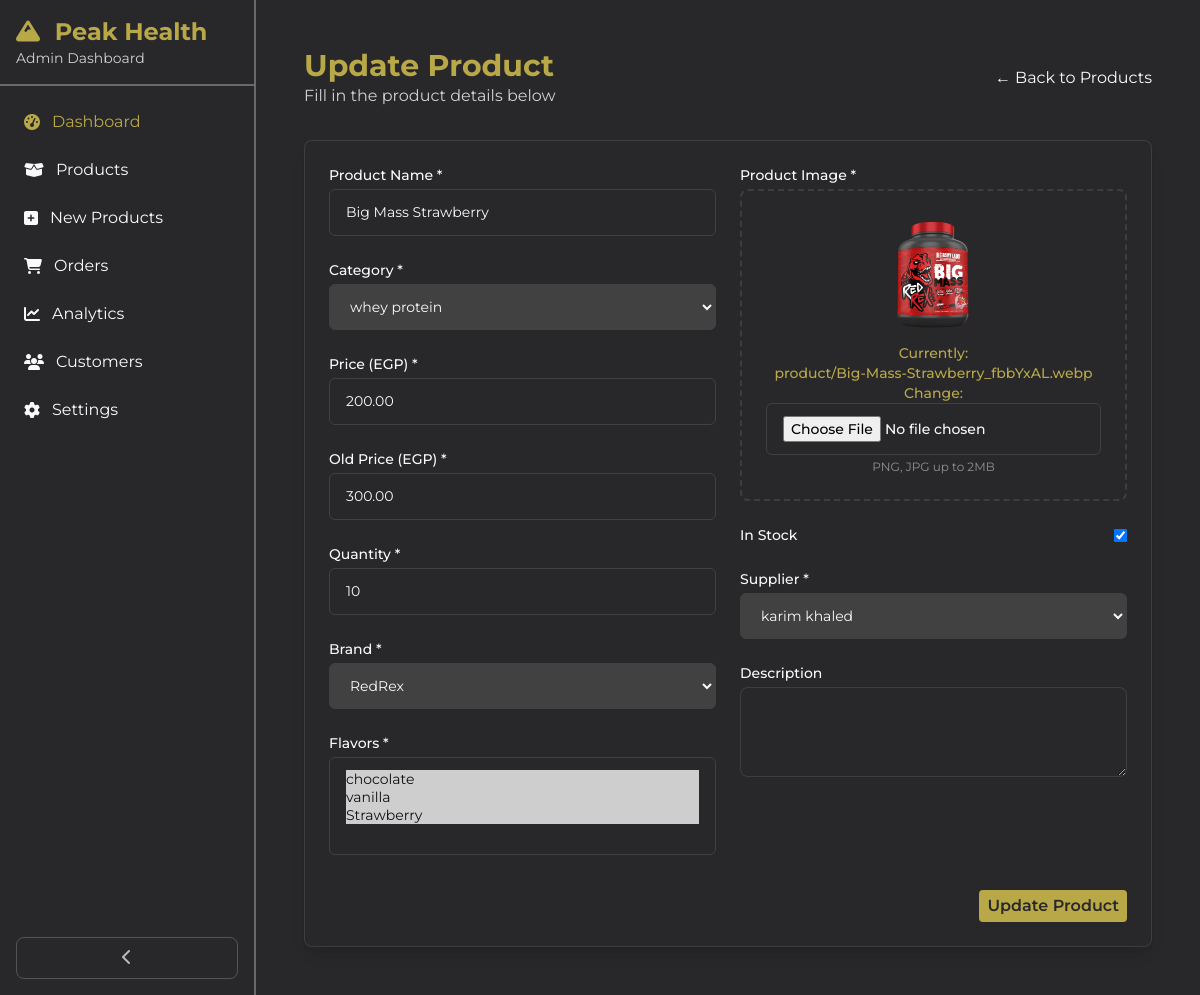
The page /useradmin/edit-product/PROD-X8ANAFWI/ on the database as committed earlier.
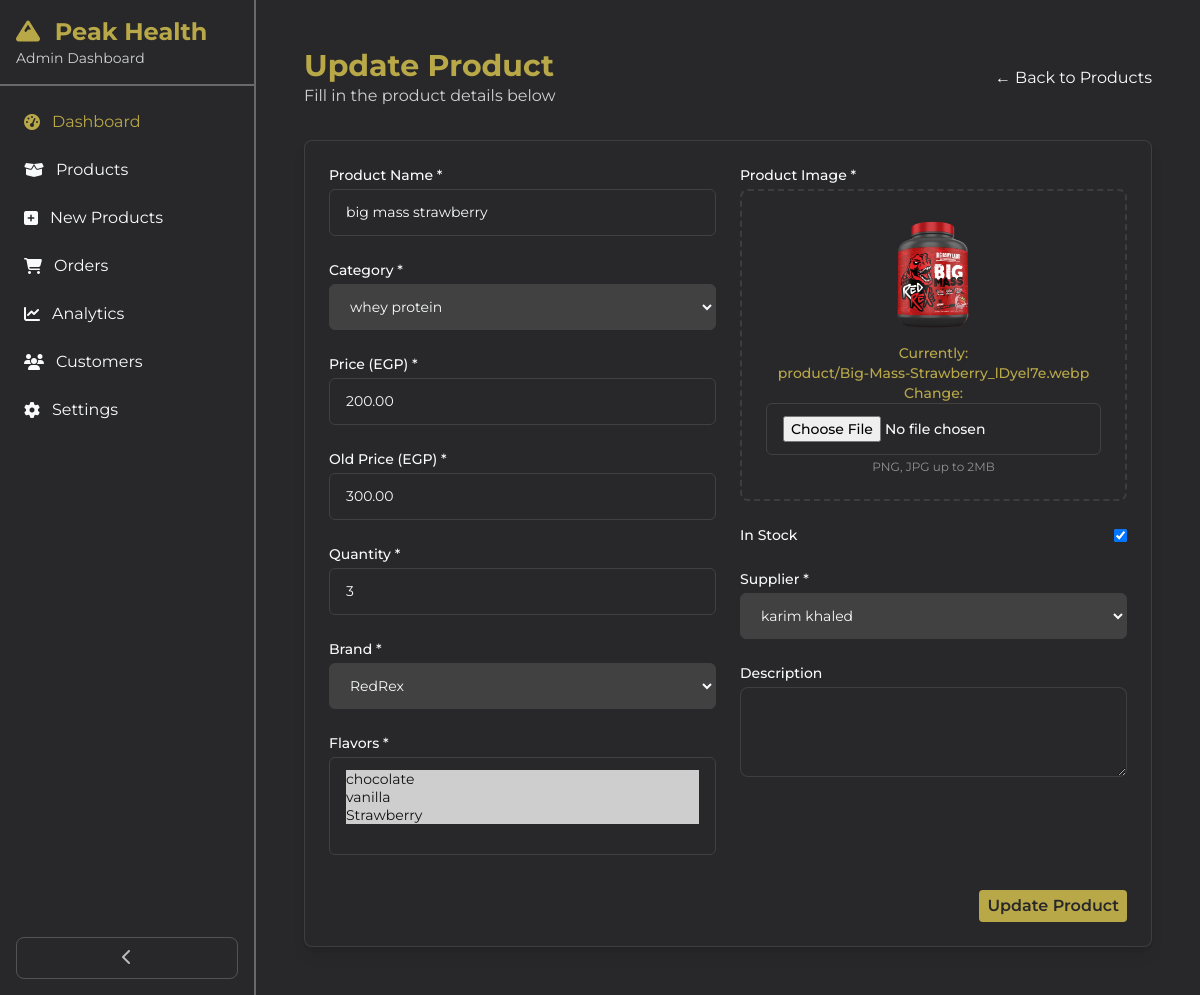
The same page on the database as committed later.
### core/models.py (models this page shows, shortened)
class Product(models.Model):
    pid= ShortUUIDField(primary_key=True)
    title=models.CharField(max_length=100, blank=False, null=False)
    image=models.ImageField(upload_to='product')
    description=models.TextField(blank=True, null=True, default='this is a product')
    price=models.DecimalField(max_digits=10, decimal_places=2)
    old_price=models.DecimalField(max_digits=10, decimal_places=2, blank=True, null=True)
    specifications=models.TextField(blank=True, null=True)
    user=models.ForeignKey(User, on_delete=models.CASCADE, null=True, blank=True) #to show user who created the product
    category=models.ForeignKey(Category, on_delete=models.CASCADE, null=True, blank=True, related_name='category') #to show category of the product
    supplier=models.ForeignKey(Supplier, on_delete=models.CASCADE, null=True, blank=True) #to show supplier of the product
    brand = models.ForeignKey(Brand, on_delete=models.SET_NULL, null=True, blank=True)
    is_active=models.BooleanField(default=True) #to show if the product is active or not
    product_status=models.CharField(max_length=10, choices=STATUS_CHOICES, default='active')
    in_stock=models.BooleanField(default=True) #to show if the product is in stock or not
    quantity=models.PositiveIntegerField(default=0)
    quantity_sold=models.PositiveIntegerField(default=0)
    featured=models.BooleanField(default=False) #عشان العروض
    sku=models.CharField(max_length=100,unique=True, blank=True, null=True)
    created_at = models.DateTimeField(auto_now_add=True)
    updated_at = models.DateTimeField(auto_now=True, null=True, blank=True)
    flavors = models.ManyToManyField(Flavor, blank=True)
    class Meta:
        verbose_name_plural='products'

### useradmin/views.py (the view)
# urls.py: path('edit-product/<pid>/', views.edit_product_view, name='edit-product'),
def edit_product_view(request, pid):
    product = Product.objects.get(pid=pid)
    form = AddProductForm(request.POST or None, request.FILES or None, instance=product)
    if request.method == 'POST' and form.is_valid():
        new_form = form.save(commit=False)
        new_form.user = request.user
        new_form.save()
        form.save_m2m()
        return redirect('useradmin:products')
    else:
        from django.contrib import messages
        messages.error(request, "Form is not valid. Please check the errors below.")
        print(form.errors)
        form = AddProductForm(instance=product)
    context = {
        'form': form,
        'product': product,
    }
    return render(request, 'useradmin/edit_product.html', context )

### core/context_processors.py (called while the page is built)
def price_range_context(request):
    min_max_price = Product.objects.aggregate(Min('price'), Max('price'))
    return {
        'min_max_price': min_max_price,
      }

def cart_data(request):
    cart_data = request.session.get('cart_data_obj', {})
    return {'cart_data': cart_data}

### core/models.py (called while the page is built)
      def __str__(self):
        return self.title

    def __str__(self):
        return self.name

    def __str__(self):
        return self.name if self.name else "No Flavor"

    def __str__(self):
        return self.name if self.name else "Unnamed Brand"

### templates/useradmin/edit_product.html (shortened to what this page needs)
{% extends "useradmin/base-sidebar.html" %}
{% load static %}
{% block content %}
<!DOCTYPE html>
<html lang="en">
<head>
    <script src="https://cdn.tailwindcss.com"></script>
</head>
<body class="bg-dark">
    <div class="container mx-auto p-4 md:p-6">
        <div class="flex justify-between items-center mb-6 md:mb-8">
            <div>
                <h1 class="text-2xl md:text-3xl font-bold text-gold">Update Product</h1>
                <p class="text-light/80">Fill in the product details below</p>
            </div>
            <a href="{% url 'useradmin:products' %}" class="text-light hover:text-gold flex items-center gap-1">
                ← Back to Products
            </a>
        </div>
        <div class="bg-dark rounded-lg shadow-lg border border-white/10 p-6">
            <form method="POST" enctype="multipart/form-data">
                <div class="grid grid-cols-1 md:grid-cols-2 gap-6">
                    <div class="space-y-6">
                        <div>
                            <label for="title" class="block text-sm font-medium text-light mb-1">Product Name *</label>
                            {{ form.title }}
                        </div>
                        <div>
                            <label for="category" class="block text-sm font-medium text-light mb-1">Category *</label>
                            {{ form.category }}
                        </div>
                        <div>
                            <label for="price" class="block text-sm font-medium text-light mb-1">Price (EGP) *</label>
                            {{ form.price }}
                        </div>
                        <div>
                            <label for="old_price" class="block text-sm font-medium text-light mb-1">Old Price (EGP) *</label>
                            {{ form.old_price }}
                        </div>
                        <div>
                            <label for="quantity" class="block text-sm font-medium text-light mb-1">Quantity *</label>
                              {{ form.quantity }}
                        </div>
                        <div>
                            <label for="quantity" class="block text-sm font-medium text-light mb-1">Brand *</label>
                              {{ form.brand }}
                        </div>
                        <div>
                            <label for="quantity" class="block text-sm font-medium text-light mb-1">Flavors *</label>
                              {{ form.flavors }}
                        </div>
                    </div>
                    <div class="space-y-6">
                        <div>
                            <label class="block text-sm font-medium text-light mb-1">Product Image *</label>
                            <div class="mt-1 flex justify-center px-6 pt-5 pb-6 border-2 border-white/10 border-dashed rounded-lg">
                                <div class="space-y-1 text-center">
                                    <img src="{{product.image.url}}" class="mx-auto h-32 w-32 rounded-lg object-cover" alt="Product Image">
                                    <div class="flex text-sm text-light/70">
                                        <label for="image" class="relative cursor-pointer rounded-md font-medium text-gold hover:text-gold/80 focus-within:outline-none">
                                            {{ form.image }}
                                        </label>
                                    </div>
                                    <p class="text-xs text-light/50">PNG, JPG up to 2MB</p>
                                </div>
                            </div>
                        </div>
                        <div class="flex items-center justify-between">
                            <span class="text-sm font-medium text-light">In Stock</span>
                            <label class="relative inline-flex items-center cursor-pointer">
                                {{ form.in_stock }}
                            </label>
                        </div>
                        <div>
                              <label for="supplier" class="block text-sm font-medium text-light mb-1">Supplier *</label>
                                {{ form.supplier }}
                        </div>
                        <div>
                            <label for="description" class="block text-sm font-medium text-light mb-1">Description</label>
                            <textarea id="description" name="description" rows="3"
                                class="w-full px-4 py-2 rounded-lg bg-dark border border-white/10 text-light focus:outline-none focus:ring-2 focus:ring-gold focus:border-transparent"></textarea>
                        </div>
                    </div>
                </div>
                <div class="mt-8 flex justify-end gap-3">
                    <button type="submit" class="btn">
                        Update Product
                    </button>
                </div>
            </form>
        </div>
    </div>
</body>
</html>
{% endblock content %}

### templates/useradmin/base-sidebar.html (shortened to what this page needs)
{% load static %}
<!DOCTYPE html>
<html lang="en">
<head>
    <script src="https://cdn.tailwindcss.com"></script>
    <link rel="stylesheet" href="https://cdnjs.cloudflare.com/ajax/libs/font-awesome/6.4.0/css/all.min.css">
    <link rel="stylesheet" href="{% static '/assets/css/global.css' %}" />
</head>
<body class="bg-dark text-light">
    <div class="flex overflow-hidden">
        <div id="sidebar" class="w-64 bg-dark/90 h-screen border-r-2 border-white/30 fixed lg:static transform -translate-x-full lg:translate-x-0 transition-transform duration-300 z-40">
            <div class="p-4 border-b-2 border-white/30">
                <h1 class="text-2xl font-bold text-primary">
                    <i class="fas fa-mountain mr-2"></i> <a href="{% url 'core:index' %}">Peak Health</a>
                </h1>
                <p class="text-sm text-light/80">Admin Dashboard</p>
            </div>
            <nav class="p-4">
                <ul class="space-y-2">
                    <li>
                        <a href="{% url 'useradmin:dashboard' %}" class="flex items-center p-2 text-primary bg-dark/50 rounded-lg">
                            <i class="fas fa-tachometer-alt mr-3"></i> Dashboard
                        </a>
                    </li>
                    <li>
                        <a href="{% url 'useradmin:products' %}" class="flex items-center p-2 text-light hover:text-primary rounded-lg hover:bg-dark/50 transition">
                            <i class="fas fa-box-open mr-3"></i> Products
                        </a>
                    </li>
                    <li>
                        <a href="{% url 'useradmin:add-product' %}" class="flex items-center p-2 text-light hover:text-primary rounded-lg hover:bg-dark/50 transition">
                            <i class="fa-solid fa-square-plus mr-3"></i> New Products
                        </a>
                    </li>
                    <li>
                        <a href="#" class="flex items-center p-2 text-light hover:text-primary rounded-lg hover:bg-dark/50 transition">
                            <i class="fas fa-shopping-cart mr-3"></i> Orders
                        </a>
                    </li>
                    <li>
                        <a href="{% url 'useradmin:analytics' %}" class="flex items-center p-2 text-light hover:text-primary rounded-lg hover:bg-dark/50 transition">
                            <i class="fas fa-chart-line mr-3"></i> Analytics
                        </a>
                    </li>
                    <li>
                        <a href="#" class="flex items-center p-2 text-light hover:text-primary rounded-lg hover:bg-dark/50 transition">
                            <i class="fas fa-users mr-3"></i> Customers
                        </a>
                    </li>
                    <li>
                        <a href="#" class="flex items-center p-2 text-light hover:text-primary rounded-lg hover:bg-dark/50 transition">
                            <i class="fas fa-cog mr-3"></i> Settings
                        </a>
                    </li>
                </ul>
            </nav>
            <div class="hidden lg:block absolute bottom-4 left-0 right-0 px-4">
                <button id="collapseSidebar" class="w-full p-2 text-light/70 hover:text-primary rounded-lg border border-white/20 hover:border-primary transition">
                    <i class="fas fa-chevron-left"></i>
                </button>
            </div>
        </div>
        <div id="mainContent" class="flex-1 overflow-auto p-6 lg:ml-0 transition-all duration-300">
            {% block content %}
            {% endblock %}
        </div>
    </div>
</body>

### static/assets/css/global.css (style rules this page uses)
.flex { display: flex; align-items: center; }
* { margin: 0; padding: 0; }
html { font-family: "Montserrat", serif !important; box-sizing: border-box; scrollbar-color: #b9a848 #28282B; scroll-behavior: smooth; }
*, *:before, *:after { box-sizing: inherit; }
a,button { cursor: pointer; display: inline-block; }
li { list-style: none; }
.btn { background-color: #b9a848; color: #28282B; font-size: 1rem; font-weight: 600; padding-left: 0.5rem; padding-right: 0.5rem; padding-top: 0.25rem; padding-bottom: 0.25rem; border-radius: 0.25rem; }
.form { padding-left: 1rem; padding-right: 1rem; padding-top: 0.75rem; padding-bottom: 0.75rem; background-color: transparent; width: 100%; color: #F9FAFB; font-size: 0.875rem; border: 1px solid #414141; border-radius: 0.375rem; }

Rows that differ between the two databases and show on the page:
changed Product "whey protein": title "Big Mass Strawberry" → "big mass strawberry"; quantity "10" → "3"
Other text that changed with them:
text no longer shown: "Currently: product/Big-Mass-Strawberry_fbbYxAL.webp Change:"
text now shown: "Currently: product/Big-Mass-Strawberry_lDyel7e.webp Change:"
